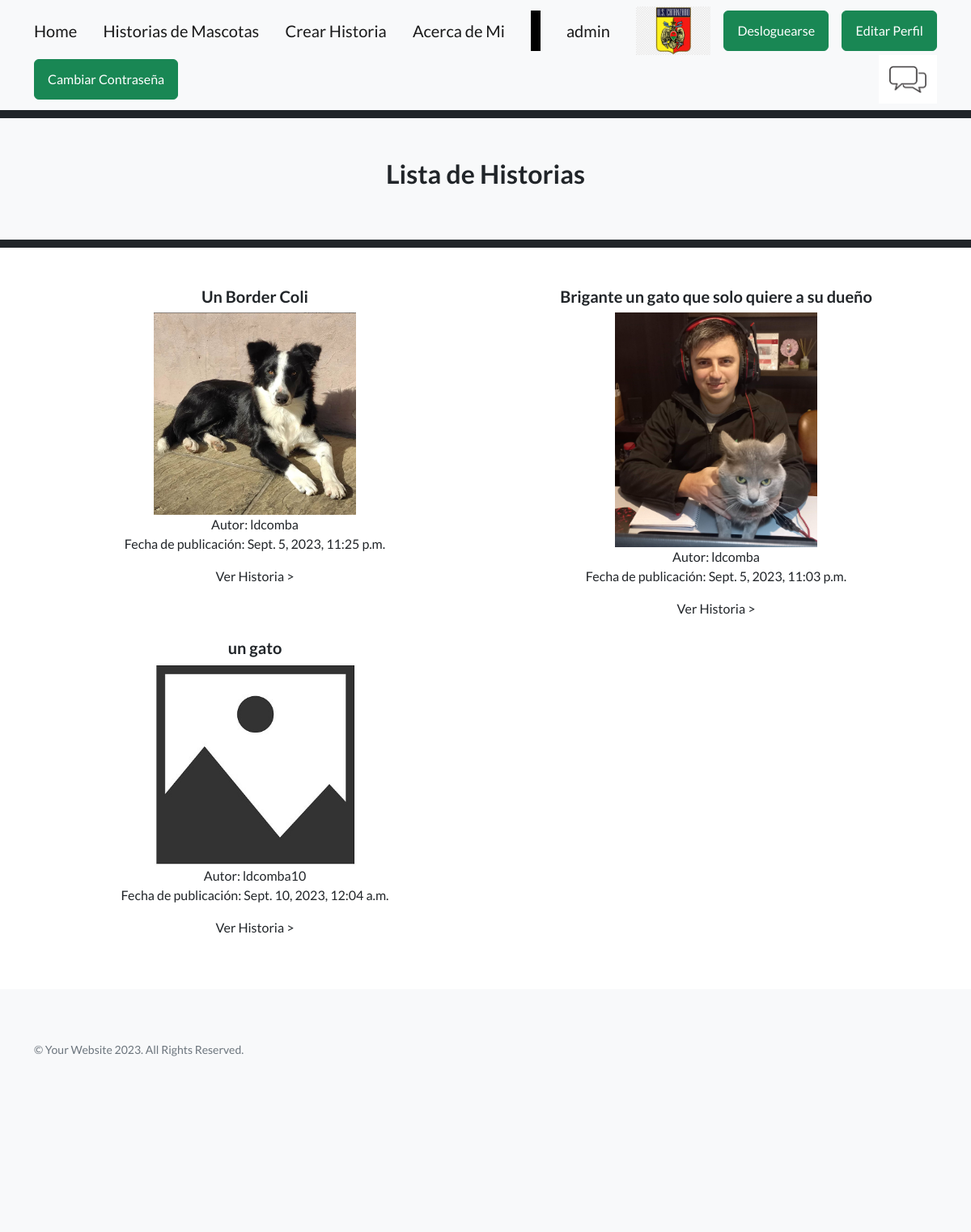
/AppPages/routePages/ (signed in), run on the app's committed database.
### AppPages/models.py (models this page shows, shortened)
class Mascota(models.Model):
    mascotaSeleccion= (
        ('gato','Gato'),
        ('perro','Perro'),
        ('pajaro','Pajaro'),
        ('pez','Pez'),
        ('otro','Otro')
    )
    autor=models.ForeignKey(User, on_delete=models.CASCADE,blank=False)
    mascota= models.CharField(max_length=50, choices=mascotaSeleccion, default='')
    nombreMascota=models.CharField(max_length=50, blank=False)
    titulo=models.CharField(max_length=50,blank=False)
    historia = models.TextField(
        validators=[MaxLengthValidator(limit_value=3200, message='La historia no puede superar 40 líneas.')],
        help_text="Ingresa la historia de la mascota (máximo 40 líneas)."
    )
    fechaPublicacion=models.DateTimeField(auto_now_add=True)
    imagenMascota = models.ImageField(null=True, blank=True, upload_to="imagenes/")
    class Meta:
        ordering = ['autor', '-fechaPublicacion']

### AppPages/views.py (the view)
# urls.py: path('routePages/',routePages,name="routePages"),
def routePages(request):
    if request.method=="POST":
        mascotasHistorias=Mascota.objects.all()
        historiaId = request.POST.get('historiaId')
        tipoDeModificacion = request.POST.get('tipoDeModificacion')
        mensaje="La historia de Id: " + historiaId  + " Fue eliminada"
        historia = Mascota.objects.get(id=historiaId)
        if tipoDeModificacion == "eliminar":
           historia.delete()
        elif tipoDeModificacion=="editar":
            formularioHistoria=MascotaForm(initial={"id":historiaId,"mascota":historia.mascota,"autor":historia.autor,"nombreMascota":historia.nombreMascota,"titulo":historia.titulo,"historia":historia.historia})
            return render (request, "07_editarHistoria.html",{"formulario":formularioHistoria,"avatar":obtenerAvatar(request)} )
    else:
        mascotasHistorias=Mascota.objects.all()
        if len(mascotasHistorias) == 0:
            mensaje= " Aún no hay historias"
        else:
            mensaje=""
    mascotasHistorias=Mascota.objects.all()
    return render(request, "03_routePages.html",{"mascotasHistorias":mascotasHistorias,"mensaje":mensaje,"avatar":obtenerAvatar(request)})

### AppPages/views.py (called while the page is built)
def obtenerAvatar(request):
    avatares = PerfilUsuario.objects.filter(Q(user=request.user.id) & Q(imagen__isnull=False) & ~Q(imagen=''))
    if len(avatares)!=0:
        return avatares[0].imagen.url
    else:
        return "/media/avatars/avatarpordefecto.png"

### AppPages/templates/03_routePages.html (shortened to what this page needs)
{% extends "00_padre.html" %}
{% load static %}
{% block titulo %} Lista de Historias {% endblock %}
{% block contenido_que_cambia %}
<div class="container text-center">
    <div class="row">
            {% for mascotaHistoria in mascotasHistorias %}
            <div class="col-sm-6 align-items-center">
                <div class="card-body">
                <h5>{{mascotaHistoria.titulo}}</h5>
                {% if  mascotaHistoria.imagenMascota  == "" %}
                    <img src="{% static 'AppPages/assets/img/noImage.jpg' %}" alt="avatar" style="width:250px;height:auto;" >
                {% else %}
                    <img src="{{ mascotaHistoria.imagenMascota.url }}" alt="avatar" width="250px" height="auto" />
                {% endif %}
                <br>
                Autor: {{mascotaHistoria.autor}}
                <br>
                <p>Fecha de publicación:  {{mascotaHistoria.fechaPublicacion}}</p>
                <a class="navbar-brand" href="{% url 'routePagesId' mascotaHistoria.id %}">Ver Historia ></a>
                <br>
                <br>
                </div>
            </div>
            {% endfor %}
            <br>
    </div>
</div>
{% endblock %}

### AppPages/templates/00_padre.html (shortened to what this page needs)
<!DOCTYPE html>
<html lang="en">
    <head>
        {% load static %}
        <link href="https://cdn.jsdelivr.net/npm/bootstrap-icons@1.5.0/font/bootstrap-icons.css" rel="stylesheet" type="text/css" />
        <link href="{% static 'AppPages/css/styles.css' %}" rel="stylesheet" />
    </head>
    <body>
        <nav class="navbar navbar-light bg-light static-top">
            <div class="container">
                <a class="navbar-brand" href="{% url 'home' %}">Home</a>
                <a class="navbar-brand" href="{% url 'routePages' %}"> Historias de Mascotas</a>
                <a class="navbar-brand" href="{% url 'crearHistoria' %}"> Crear Historia</a>
                <a class="navbar-brand" href="{% url 'aboutMe' %}">Acerca de Mi</a>
                <a class="navbar-brand text-black bg-black" style="height: 50px; line-height: 50px;">     1     </a>
                {% if user.is_authenticated %}
                <a class="navbar-brand">  {{ user.username }} </a>
                <img src="{{ avatar }}" alt="avatar" style="width:auto;height:60px;" >
                <a class="btn btn-success" href="{% url 'AppAccounts:logout' %}">Desloguearse</a>
                <a class="btn btn-success" href="{% url 'AppAccounts:editarPerfil' %}">Editar Perfil</a>
                <a class="btn btn-success" href="{% url 'AppAccounts:cambiarPass' %}">Cambiar Contraseña</a>
                <a href="{% url 'AppAccounts:chatRoom' %}">
                    <img src="{% static 'AppPages/assets/img/chatIcon.webp' %}" alt="Imagen de ejemplo" height="60px" width=auto>
                </a>
                {% else %}
                <a class="btn btn-success" href="{% url 'AppAccounts:login' %}">Loguearse</a>
                <a class="btn btn-success" href="{% url 'AppAccounts:register' %}">Registrarse</a>
                {% endif %}
            </div>
        </nav>
        <section class="footer bg-dark"
        style="height: 10px;">
        </section>
        <section class="footer bg-light"
        style="height: 50px;">
        </section>
        <section class="footer bg-light"
        style="height: 50px;">
            <div class="container position-relative">
                <div class="row justify-content-center">
                    <div class="col-xl-6 d-flex align-items-center justify-content-center text-center">
                        <h2 class="mb-4"> {% block titulo %} {% endblock %}</h2>
                    </div>
                </div>
            </div>
        </section>
        <section class="footer bg-light"
        style="height: 50px;">
        </section>
        <section class="footer bg-dark"
        style="height: 10px;">
        </section>
        <section class="footer bg-violeta-pastel"
        style="height: 40px;">
        </section>
        {% block contenido_que_cambia %}
        {% endblock %}
        <section class="footer bg-violeta-pastel"
        style="height: 40px;">
        </section>
        <footer class="footer bg-light"
        style="height: 300px;">
            <div class="container">
                <div class="row">
                    <div class="col-lg-6 h-100 text-center text-lg-start my-auto">
                        <p class="text-muted small mb-4 mb-lg-2">&copy; Your Website 2023. All Rights Reserved.</p>
                    </div>
                </div>
            </div>
        </footer>
    </body>
</html>

### data on the page
Mascota: titulo "Un Border Coli", imagenMascota (picture), autor "ldcomba", fechaPublicacion "Sept. 5, 2023, 11:25 p.m."
Mascota: titulo "Brigante un gato que solo quiere a su dueño", imagenMascota (picture), autor "ldcomba", fechaPublicacion "Sept. 5, 2023, 11:03 p.m."
Mascota: titulo "un gato", autor "ldcomba10", fechaPublicacion "Sept. 10, 2023, 12:04 a.m."

### other printed values
{{ user.username }} "admin"
